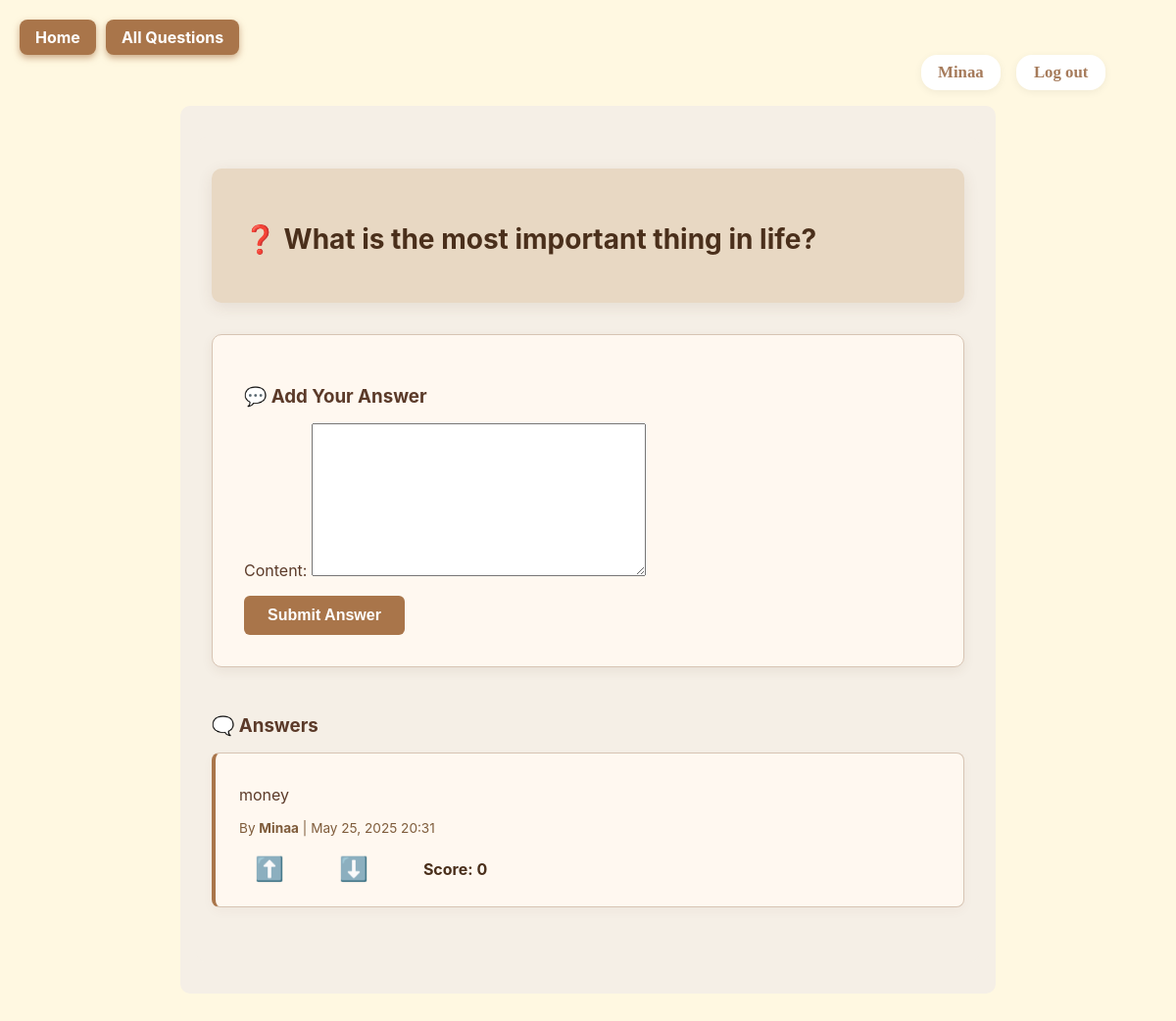
The page /question/5/ (signed in) on the database its author committed.
### goldenqa/models.py (models this page shows, shortened)
class Question(models.Model):
    user = models.ForeignKey(User, on_delete=models.CASCADE)
    text = models.TextField()
    tag = models.CharField(max_length=30, choices=TAG_CHOICES, default='other')
    created_at = models.DateTimeField(auto_now_add=True)

class Answer(models.Model):
    user = models.ForeignKey(User, on_delete=models.CASCADE)
    question = models.ForeignKey(Question, related_name='answers', on_delete=models.CASCADE)
    content = models.TextField()
    created_at = models.DateTimeField(auto_now_add=True)
    def vote_score(self):
        upvote_count = self.upvote_set.count()
        downvote_count = self.downvote_set.count()
        return upvote_count - downvote_count

### goldenqa/views.py (the view)
# urls.py: path('question/<int:pk>/', views.question_detail, name='question_detail'),
def question_detail(request, pk):
    question = get_object_or_404(Question, pk=pk)
    user = request.user
    if not user.is_authenticated:
        return render(request, 'cores/must_login.html')
    answers = question.answers.annotate(
        upvote_count=Count('upvote_set'),
        downvote_count=Count('downvote_set')
    ).annotate(
        total_votes=F('upvote_count') + F('downvote_count')
    ).order_by('-total_votes', '-created_at')
    user_upvotes = set()
    user_downvotes = set()
    if user.is_authenticated:
        user_upvotes = set(
            Upvote.objects.filter(user=user, answer__in=answers).values_list('answer_id', flat=True)
        )
        user_downvotes = set(
            Downvote.objects.filter(user=user, answer__in=answers).values_list('answer_id', flat=True)
        )
    if request.method == 'POST':
        form = AnswerForm(request.POST)
        if form.is_valid():
            a = form.save(commit=False)
            a.user = user
            a.question = question
            a.save()
            return redirect('question_detail', pk=pk)
    else:
        form = AnswerForm()
    return render(request, 'cores/question_detail.html', {
        'question': question,
        'answers': answers,
        'form': form,
        'user_upvotes': user_upvotes,
        'user_downvotes': user_downvotes,
    })

### goldenqa/forms.py
class AnswerForm(forms.ModelForm):
    class Meta:
        model = Answer
        fields = ['content']

### goldenqa/templates/cores/question_detail.html (shortened to what this page needs)
{% extends 'cores/base.html' %}
{% block content %}
<div class="top-left-buttons">
    <a href="{% url 'home' %}">Home</a>
    <a href="{% url 'question_page' %}">All Questions</a>
</div>
<div class="container">
    <div class="question-box">
        <h2>❓ {{ question.text }}</h2>
    </div>
    <div class="form-section">
        <h3>💬 Add Your Answer</h3>
        <form method="post" id="answer-form">
            {{ form.as_p }}
            <button type="submit">Submit Answer</button>
        </form>
    </div>
    <div class="answers-section">
        <h3>🗨️ Answers</h3>
        {% for a in answers %}
    <div class="answer-card" id="answer-{{ a.id }}">
        <p>{{ a.content }}</p>
        <div style="font-size: 0.85rem; color: #7f5c3b; margin-bottom: 0.5rem;">
            By <strong>{{ a.user.username }}</strong> | {{ a.created_at|date:"M d, Y H:i" }}
        </div>
        <div class="vote-container">
            <button class="vote-btn {% if a.id in user_upvotes %}upvoted{% endif %}"
                    onclick="voteAnswer({{ a.id }}, 'upvote')" title="Upvote">⬆️</button>
            <button class="vote-btn {% if a.id in user_downvotes %}downvoted{% endif %}"
                    onclick="voteAnswer({{ a.id }}, 'downvote')" title="Downvote">⬇️</button>
            <span id="score-{{ a.id }}" class="vote-score">Score: {{ a.vote_score }}</span>
        </div>
    </div>
{% empty %}
    <p style="color: #9c7d63;">There are no answers yet. Be the first to help!</p>
{% endfor %}
    </div>
</div>
{% endblock %}

### goldenqa/templates/cores/base.html (shortened to what this page needs)
{% load static %}
<!DOCTYPE html>
<html lang="en">
<head>
    <link rel="stylesheet" href="{% static 'cores/styles.css' %}">
</head>
<body>
    <div class="nav" style="background:transparent;box-shadow:none;border-bottom:none;">
        {% if user.is_authenticated %}
            <div class="nav-right" style="display:flex;gap:1rem;align-items:center;">
                <span style="background:#fff;padding:0.5rem 1.1rem;border-radius:16px;box-shadow:0 2px 8px rgba(0,0,0,0.06);display:flex;align-items:center;font-weight:600;color:#A67B5B;font-size:1.05em;">
                    {{ user.username }}
                </span>
                <span style="background:#fff;padding:0.5rem 1.1rem;border-radius:16px;box-shadow:0 2px 8px rgba(0,0,0,0.06);display:flex;align-items:center;">
                    <a href="{% url 'logout' %}" class="nav-link">Log out</a>
                </span>
            </div>
        {% endif %}
    </div>
    <div class="container">
        {% block content %}{% endblock %}
    </div>
</body>
</html>

### goldenqa/static/core/styles.css (style rules this page uses)
body { font-family: 'Georgia', serif; background-color: #fff8e1; color: #4a3f35; padding: 2rem; }
.nav { background-color: #d4af37; padding: 1rem; color: white; text-align: right; }
a { color: #7d6608; font-weight: bold; }
button { background-color: #d4af37; border: none; color: white; padding: 0.5rem 1rem; cursor: pointer; font-weight: bold; }
.container { background-color: #fffaf0; padding: 2rem; border-radius: 10px; }

### goldenqa/templates/cores/base.html (style rules this page uses)
.nav { padding: 1rem 2rem; display: flex; justify-content: space-between; align-items: center; background: transparent; box-shadow: none; border-bottom: none; }
.nav-link { color: #A67B5B !important; background: transparent; text-decoration: none; padding: 0; border-radius: 0; font-weight: 600; font-size: 1.05em; margin: 0; display: inline; border: none; transition: color 0.2s; }
.nav-right { display: flex; align-items: center; }

### goldenqa/templates/cores/question_detail.html (style rules this page uses)
.top-left-buttons { position: fixed; top: 20px; left: 20px; display: flex; gap: 10px; z-index: 9999; }
.top-left-buttons a { background: #a9754a; color: white; padding: 0.5rem 1rem; border-radius: 8px; font-weight: 700; font-size: 1rem; text-decoration: none; box-shadow: 0 3px 7px rgba(169, 117, 74, 0.6); transition: background-color 0.3s ease; }
.container { max-width: 800px; margin: auto; padding: 2rem 1rem; font-family: 'Inter', sans-serif; background-color: #f5efe6; color: #5b3a29; }
.question-box { background: #e8d8c3; padding: 2rem; border-radius: 10px; box-shadow: 0 4px 16px rgba(91, 58, 41, 0.1); margin-bottom: 2rem; }
.question-box h2 { font-size: 1.75rem; margin-bottom: 1rem; color: #4a2f1b; }
.form-section { background: #fff8f0; padding: 2rem; border: 1px solid #d7c4b3; border-radius: 10px; margin-bottom: 3rem; box-shadow: 0 4px 12px rgba(91, 58, 41, 0.08); }
.form-section h3 { margin-bottom: 1rem; color: #5b3a29; }
.form-section form { margin-top: 1rem; }
.form-section button { background-color: #a9754a; color: white; border: none; padding: 0.7rem 1.5rem; border-radius: 6px; font-size: 1rem; cursor: pointer; transition: background-color 0.3s ease; }
.answers-section h3 { margin-bottom: 1rem; color: #5b3a29; }
.answer-card { background: #fff8f0; border: 1px solid #d7c4b3; border-left: 4px solid #a9754a; padding: 1rem 1.5rem; border-radius: 8px; margin-bottom: 1.5rem; position: relative; box-shadow: 0 4px 12px rgba(91, 58, 41, 0.04); color: #5b3a29; }
.vote-btn { background: none; border: none; font-size: 1.5rem; cursor: pointer; transition: all 0.3s ease; margin: 0 8px 0 0; user-select: none; color: #7f5c3b; }
.vote-container { margin-top: 0.75rem; display: flex; align-items: center; gap: 8px; font-size: 1rem; color: #6b4b34; }
.vote-score { font-weight: bold; color: #4a2f1b; margin-left: 16px; min-width: 80px; }

### rows shown on the page
Question: text "What is the most important thing in life?"
Answer: content "money", user.username "Minaa", created_at "May 25, 2025 20:31", vote_score "0"

### other values the page prints
{{ user.username }} "Minaa"
